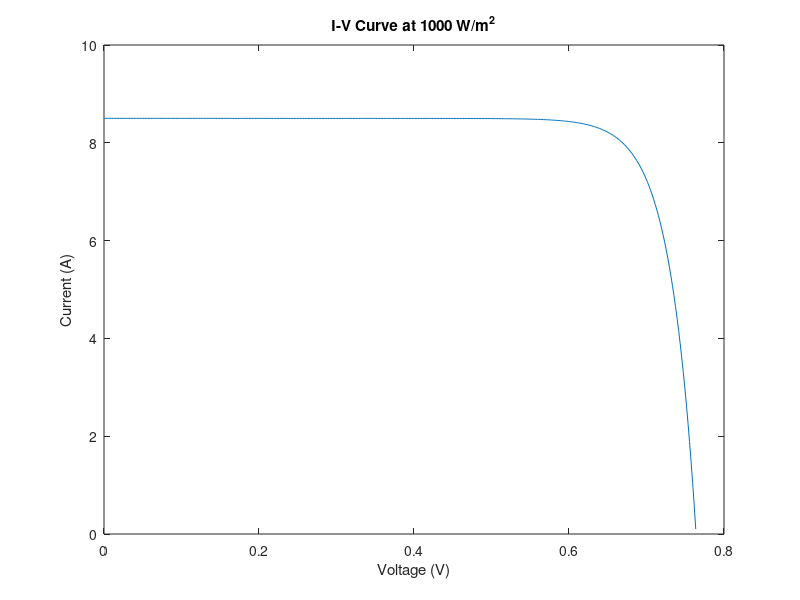
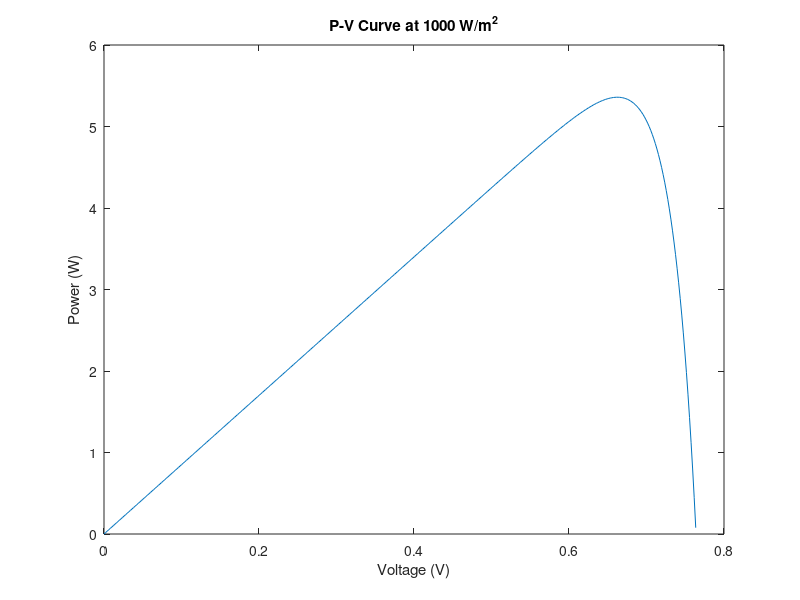
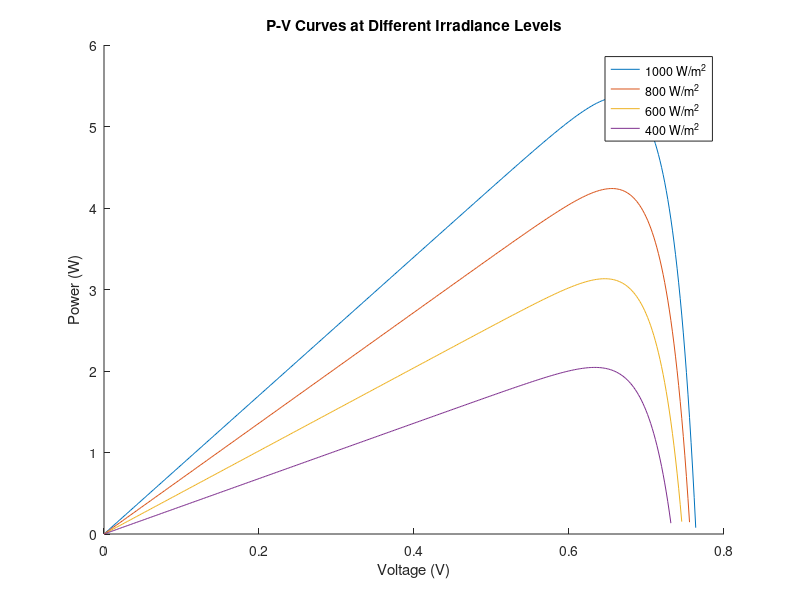
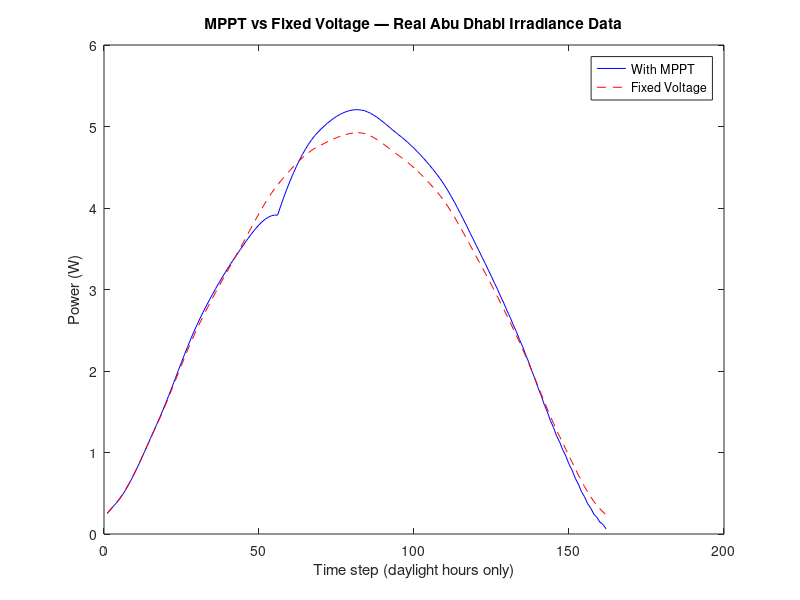

Recreate these plots in MATLAB, in order.
%% Solar Cell Parameters (Single-Diode Model)
I0 = 1e-9;
Rs = 0.5;
Rsh = 300;
n = 1.3;
k = 1.38e-23;
q = 1.6e-19;
T = 298;
Vt = n*k*T/q;
Iph_ref = 8.5;  % photocurrent at 1000 W/m^2 (standard test condition)

%% Section 1: I-V and P-V curves at a single irradiance (1000 W/m^2)
Iph = Iph_ref;
V = linspace(0, 1, 500);
I = zeros(size(V));
for idx = 1:length(V)
    I(idx) = Iph - I0*(exp(V(idx)/Vt) - 1) - V(idx)/Rsh;
end
validRange = I >= 0;
V_single = V(validRange);
I_single = I(validRange);
P_single = V_single .* I_single;

[Pmax, idx_max] = max(P_single);
Vmpp = V_single(idx_max);
Impp = I_single(idx_max);

figure;
plot(V_single, I_single);
xlabel('Voltage (V)'); ylabel('Current (A)'); title('I-V Curve at 1000 W/m^2');

figure;
plot(V_single, P_single);
xlabel('Voltage (V)'); ylabel('Power (W)'); title('P-V Curve at 1000 W/m^2');

%% Section 2: P-V curves at multiple irradiance levels (proves MPP shifts)
irradiance_levels = [1000, 800, 600, 400];
figure; hold on;
for g = irradiance_levels
    Iph = Iph_ref * (g/1000);
    V = linspace(0, 1, 500);
    I = zeros(size(V));
    for idx = 1:length(V)
        I(idx) = Iph - I0*(exp(V(idx)/Vt) - 1) - V(idx)/Rsh;
    end
    validRange = I >= 0;
    Vplot = V(validRange);
    Iplot = I(validRange);
    P = Vplot .* Iplot;
    plot(Vplot, P, 'DisplayName', sprintf('%d W/m^2', g));
end
legend show;
xlabel('Voltage (V)'); ylabel('Power (W)');
title('P-V Curves at Different Irradiance Levels');

%% Section 3: MPPT vs Fixed Voltage using real Abu Dhabi irradiance data
% Real hourly GHI data from NASA POWER (ALLSKY_SFC_SW_DWN), 
% Abu Dhabi (24.45N, 54.4E), 2023-07-01, units: W/m^2
irradiance_hourly_real = [0.0,0.0,0.0,0.0,0.0,3.0,83.1,269.85,501.2,682.72, ...
    847.6,939.67,973.1,918.42,825.6,662.55,469.35,241.88,68.12,0.0,0.0,0.0,0.0,0.0];
hours_real = 0:23;

% Interpolate to fine time resolution (300 points across the day)
numSteps_full = 300;
query_points_real = linspace(0, 23, numSteps_full);
irradiance_full = interp1(hours_real, irradiance_hourly_real, query_points_real, 'pchip');

% Filter to daylight hours only (irradiance > 50 W/m^2).
% Rationale: at night, irradiance is ~0, so there is no meaningful power
% to track. Including nighttime steps causes P&O's tiny reverse-leakage-
% driven voltage drift to displace the tracker far from a sensible
% starting point, which then corrupts convergence once daylight begins.
% Since no real energy is gained or lost at night either way, restricting
% the comparison to daylight hours is the physically correct scope for
% evaluating MPPT performance, not a parameter shortcut.
daylightMask = irradiance_full > 50;
irradiance_profile = irradiance_full(daylightMask);
numSteps = length(irradiance_profile);

% Finalized P&O and fixed-voltage parameters (tuned via sensitivity sweep)
step = 0.002;
direction = 1;
V_pv = 0.6;         % P&O starting voltage
P_prev = 0;
V_fixed = 0.6;      % fixed nominal voltage baseline (never adjusts)

P_mppt_history = zeros(1, numSteps);
P_fixed_history = zeros(1, numSteps);

for t = 1:numSteps
    Iph = Iph_ref * (irradiance_profile(t)/1000);

    % --- P&O controlled system ---
    I_pv = Iph - I0*(exp(V_pv/Vt) - 1) - V_pv/Rsh;
    P_pv = V_pv * I_pv;
    if P_pv > P_prev
        % power increased, keep moving same direction
    else
        % power decreased, reverse direction
        direction = -direction;
    end
    V_pv = V_pv + direction * step;
    P_prev = P_pv;
    P_mppt_history(t) = P_pv;

    % --- Fixed voltage system (never adjusts) ---
    I_fixed = Iph - I0*(exp(V_fixed/Vt) - 1) - V_fixed/Rsh;
    P_fixed_history(t) = V_fixed * I_fixed;
end

figure;
plot(1:numSteps, P_mppt_history, 'b', 'DisplayName', 'With MPPT');
hold on;
plot(1:numSteps, P_fixed_history, 'r--', 'DisplayName', 'Fixed Voltage');
legend show;
xlabel('Time step (daylight hours only)');
ylabel('Power (W)');
title('MPPT vs Fixed Voltage — Real Abu Dhabi Irradiance Data');

energy_mppt = sum(P_mppt_history);
energy_fixed = sum(P_fixed_history);
improvement_pct = (energy_mppt - energy_fixed) / energy_fixed * 100;

%% Final Summary
fprintf('\n========== FINAL RESULTS SUMMARY ==========\n');
fprintf('Single-panel MPP (1000 W/m^2 reference):\n');
fprintf('  Vmpp = %.3f V\n', Vmpp);
fprintf('  Impp = %.3f A\n', Impp);
fprintf('  Pmax = %.3f W\n', Pmax);
fprintf('\nDaylight-filtered simulation (Abu Dhabi, real NASA POWER data):\n');
fprintf('  Total energy with MPPT:  %.2f W (arbitrary units, per time step)\n', energy_mppt);
fprintf('  Total energy fixed voltage: %.2f W\n', energy_fixed);
fprintf('  Improvement: %.2f%%\n', improvement_pct);
fprintf('=============================================\n');
